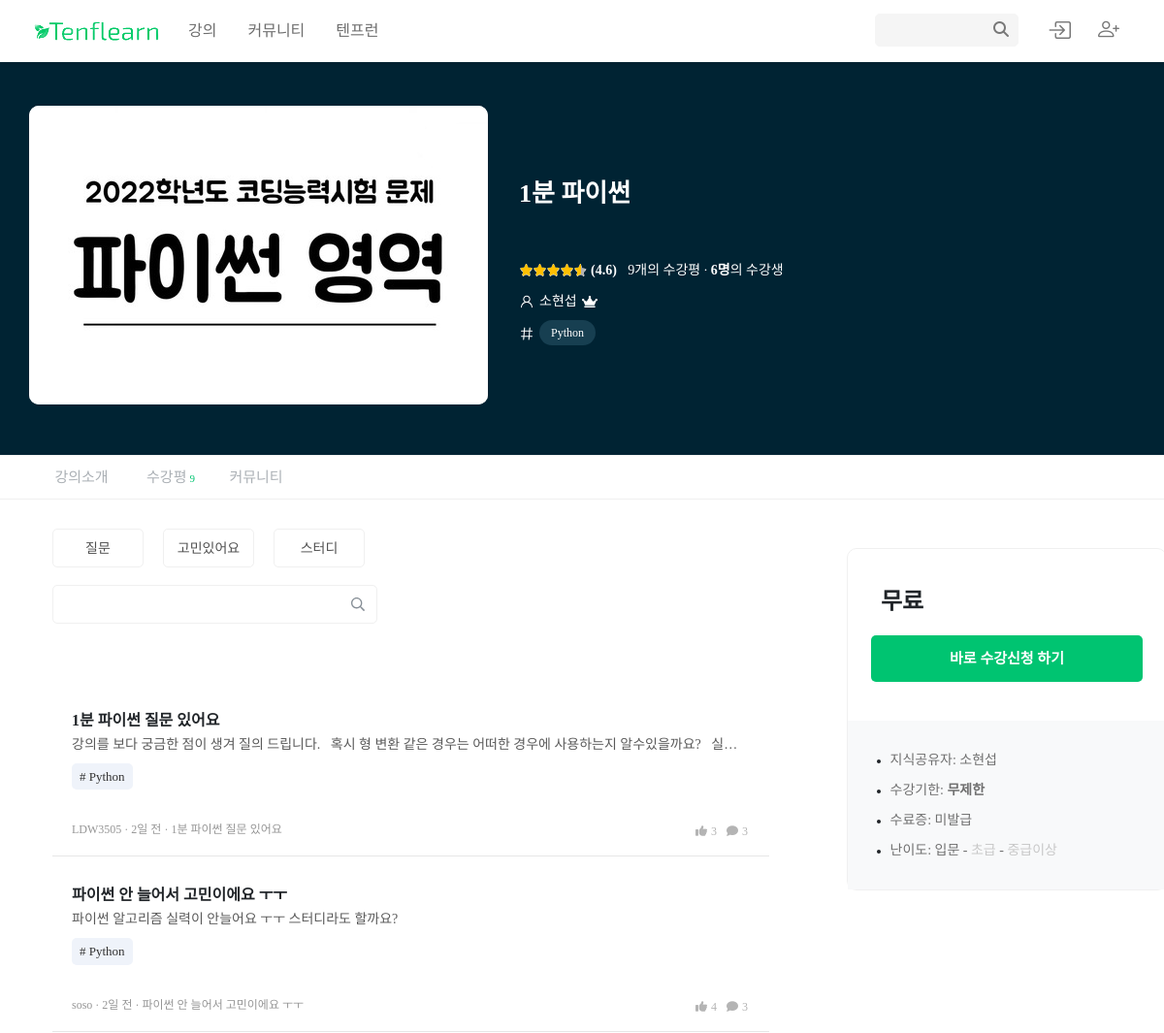
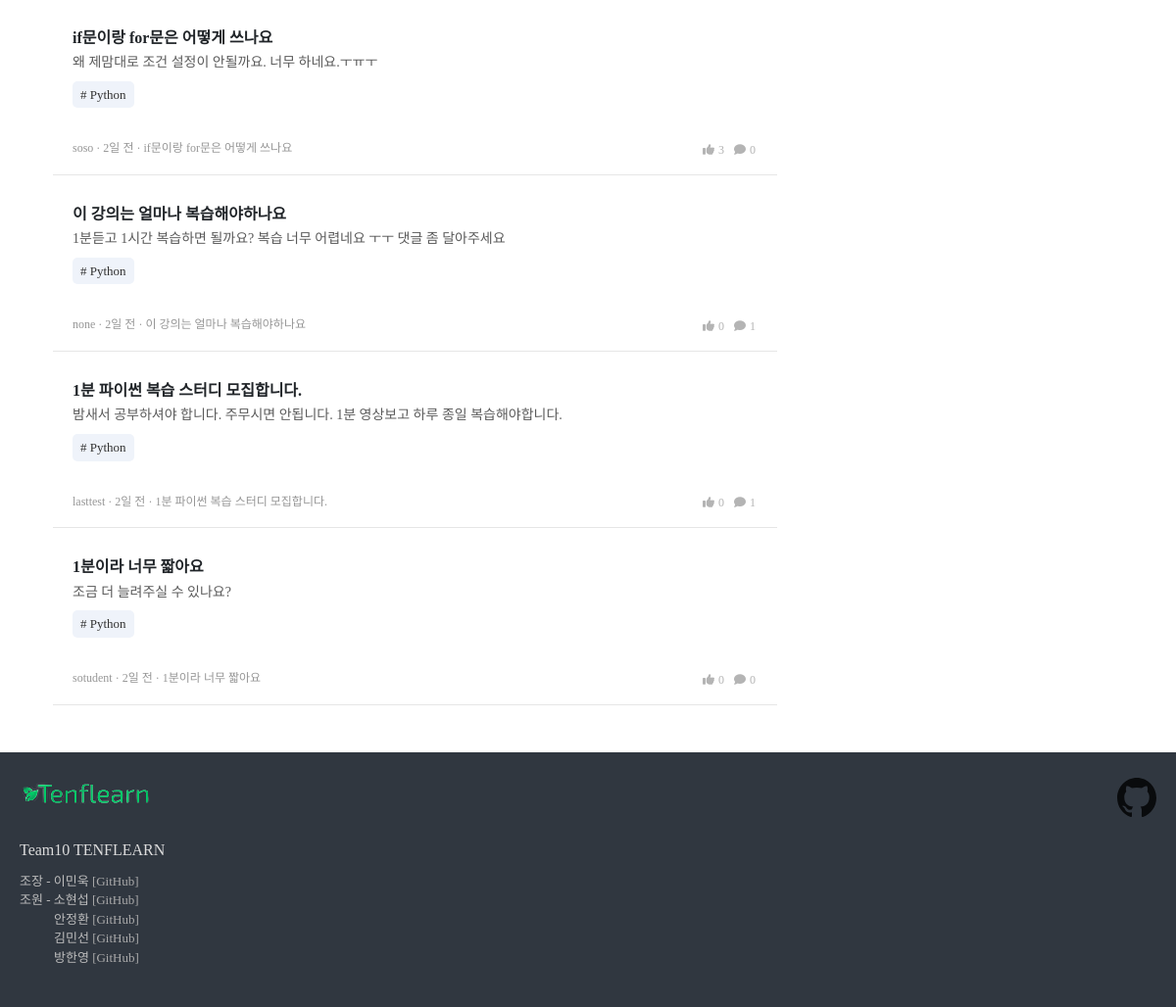
The page /course/1/community/ on the database its author committed (2 pictures, top to bottom).
### courses/models.py (models this page shows, shortened)
class Course(models.Model):
    user = models.ForeignKey(settings.AUTH_USER_MODEL, on_delete=models.CASCADE)
    enrolment_users = models.ManyToManyField(settings.AUTH_USER_MODEL, related_name='enrolment_courses', blank=True)
    cart_users = models.ManyToManyField(settings.AUTH_USER_MODEL, related_name='cart_courses', blank=True)
    category = models.CharField(max_length=100)
    title = models.CharField(max_length=100)
    content = models.TextField()
    star = models.DecimalField(default=0, max_digits=5, decimal_places=1)
    price = models.IntegerField(default=0)
    discount_rate = models.IntegerField(default=0)
    discounted_price = models.IntegerField()
    def course_image_path(instance, filename):
        return f'courses/{instance.user.pk}/{filename}'
    image = ProcessedImageField(
        upload_to=course_image_path,
        processors=[ResizeToFill(473,308)],
        format='JPEG',
        options={'quality' : 100},
        blank=True,
        null=True,
    )
    expired_date = models.DateField()
    level_Choices = (('level1','입문'),('level2','초급'),('level3','중급이상'))
    level = models.CharField(max_length=20, choices=level_Choices)
    certificates = models.BooleanField()
    created_at = models.DateTimeField(auto_now_add=True)
    tags = TaggableManager()
    def expired_unlimited(self):
        if self.expired_date == date(9999,12,31):
            return '무제한'
        else:
            return self.expired_date
    def certificates_kr(self):
        if self.certificates == True:
            return '발급'
        else:
            return '미발급'
    def star_multiple(self):
        return self.star*20

### accounts/models.py (models this page shows, shortened)
class User(AbstractUser):
    followings = models.ManyToManyField('self', symmetrical=False, related_name='followers')
    position_Choices = (('tutor','강사'),('student','학생'))
    position = models.CharField(max_length=20, choices=position_Choices)
    def profile_image_path(instance, filename):
        return f'accounts/{instance.pk}/{filename}'
    image = ProcessedImageField(
        upload_to=profile_image_path,
        processors=[ResizeToFill(300,300)],
        format='JPEG',
        options={'quality' : 100},
        blank=True,
        null=True,
    )

### communities/models.py (models this page shows)
class Comment(models.Model):
    user = models.ForeignKey(settings.AUTH_USER_MODEL, on_delete=models.CASCADE)
    course = models.ForeignKey(Course, on_delete=models.CASCADE, related_name='comments', blank=True, null=True)
    title = models.CharField(max_length=100)
    content = RichTextUploadingField(blank=True,null=True)
    like_users = models.ManyToManyField(settings.AUTH_USER_MODEL, related_name='like_comments')
    unlike_users = models.ManyToManyField(settings.AUTH_USER_MODEL, related_name='unlike_comments')
    views = models.IntegerField(default=0)
    like = models.IntegerField(default=0)
    category_Choices = (('qna','질문 & 답변'),('worry','고민있어요'),('study','스터디'),('etc','기타'))
    category = models.CharField(max_length=20, choices=category_Choices)
    created_at = models.DateTimeField(auto_now_add=True)
    @property
    def created_time(self):
        time = datetime.now(tz=timezone.utc) - self.created_at
        if time < timedelta(minutes=1):
            return '방금 전'
        elif time < timedelta(hours=1):
            return str(int(time.seconds / 60)) + '분 전'
        elif time < timedelta(days=1):
            return str(int(time.seconds / 3600)) + '시간 전'
        elif time < timedelta(days=7):
            time = datetime.now(tz=timezone.utc).date() - self.created_at.date()
            return str(time.days) + '일 전'
        else:
            return self.created_at.strftime('%Y-%m-%d')

### courses/views.py (the view)
# urls.py: path('course/<int:course_pk>/community/', views.comment, name='comment'),
def comment(request, course_pk):
    course = Course.objects.get(pk=course_pk)
    comment_type = request.GET.get("type")
    q = request.GET.get("q")
    course_comments = course.comments.all()
    if comment_type:
        course_comments = course_comments.filter(category=comment_type)
    if q:
        course_comments = course_comments.filter(
            Q(title__icontains=q)
            | Q(content__icontains=q)
            | Q(course__tags__name__icontains=q)
        ).distinct()
    context = {
        "course": course,
        "course_comments": course_comments,
        "comment_type": comment_type,
    }
    return render(request, "courses/course_comment.html", context)

### courses/templates/courses/course_comment.html (shortened to what this page needs)
{% extends 'courses/course_detail.html' %}
{% load static %}
{% block course_detail_content %}
<link rel="stylesheet" type="text/css" href="{% static 'courses/css/course_comment.css' %}">
<section class='mb-5'>
  <div class='course-comment-type'>
    <a class='ms-0 {% if comment_type == "qna" %}comment-green{% endif %}' href="{% url 'courses:comment' course.pk %}?type=qna">질문</a>
    <a {% if comment_type == "worry" %}class='comment-green'{% endif %} href="{% url 'courses:comment' course.pk %}?type=worry">고민있어요</a>
    <a {% if comment_type == "study" %}class='comment-green'{% endif %} href="{% url 'courses:comment' course.pk %}?type=study">스터디</a>
  </div>
  <div class='d-flex'>
    <form class='course-comment-form' action="{% url 'courses:comment' course.pk %}">
        <input name='q' type="search">
        <button type='submit'>
          <img src="{% static 'courses/image/search.svg' %}" alt="search">
        </button>
    </form>
  </div>
  {% if course_comments %}
    {% for comment in course_comments reversed %}
      <a class='comment-list-a' href="{% url 'communities:comment_detail' comment.pk %}">
        <div class='comment-list-div'>
          <h1 class='comment-list-title'>
            {{ comment.title }}
          </h1>
          <h2 class='comment-list-content'>
            {{ comment.content|safe|striptags }}
          </h2>
          <div class='comment-list-tags'>
            {% for tag in course.tags.all %}
              <div class='comment-list-tag'># {{ tag }}</div>
            {% endfor %}
          </div>
          <div class='comment-list-footer'>
            <h4>
              <span>{{ comment.user.username }}</span><span>&nbsp;·&nbsp;</span><span>{{ comment.created_time }}</span><span>&nbsp;·&nbsp;</span><span>{{ comment.title }}</span>
            </h4>
            <div class='comment-list-footer-right'>
              <section class='comment-list-footer-right-section'>
                <div><i class='fas fa-thumbs-up'></i></div>
                <div>{{ comment.like_users.count }}</div>
                <div class='ms-2'><i class='fas fa-comment'></i></div>
                <div>{{ comment.recomments.count }}</div>
              </section>
            </div>
          </div>
        </div>
      </a>
    {% endfor %}
  {% else %}
      <div class='comment-list-else'>
        <div>
          아직 관련 글이 없습니다. 첫 글을 남겨주세요!
        </div>
      </div>
  {% endif %}
</section>
{% endblock course_detail_content %}

### courses/templates/courses/course_detail.html (shortened to what this page needs)
{% extends 'base.html' %}
{% load static %}
{% load humanize %}
{% block content %}
<link rel="stylesheet" type="text/css" href="{% static 'courses/css/course_detail.css' %}">
<div class='course-detail'>
  <div class='detail-banner'>
    <div class='banner-container'>
      <div class='banner-container-left'>
        {% if course.image %}
          <button class='banner-container-left-btn {% if urls %}banner-hover{% endif %}'>
            <img class='w-100' src="{{ course.image.url }}" alt="{{ course.title }}">
          </button>
        {% endif %}
      </div>
      <div class='banner-container-right'>
        <h1 class='banner-container-right-title'>
          {{ course.title }}
        </h1>
        <div class='banner-container-right-star'>
          <div class='banner-section1'>
            <div class='banner-star-box'>
              <div class='banner-star-gray'>
              </div>
              <div class='banner-star-yellow' style='width: {{ course.star_multiple }}%;'>
                <img src="{% static 'courses/image/yellowstars.png' %}" alt="yellowstar">
              </div>
            </div>
            <div class='banner-star-text'>
              <span class='ms-1 me-2'>({{ course.star }})</span>
              <a class='banner-star-text-a' href="{% url 'courses:detail' course.pk %}#reviews">{{ course.reviews.count }}개의 수강평</a> ∙ <span>{{ course.enrolment_users.count }}명</span>의 수강생
            </div>
          </div>
        </div>
        <div class='banner-container-right-user'>
          <div>
            <img src="{% static 'courses/image/user.svg' %}" alt="user">
          </div>
          <div class='right-user-name'>
            {{ course.user.last_name }}{{ course.user.first_name }}
          </div>
          <div>
            <img src="{% static 'courses/image/king.svg' %}" alt="king">
          </div>
        </div>
        <div class='banner-container-tagbox'>
          <div>
            <img src="{% static 'courses/image/tag.svg' %}" alt="tag">
          </div>
          {% for tag in course.tags.all %}
            <a class='banner-container-tag' href="{% url 'courses:courses' %}?category=&tags={{ tag.slug }}">
              {{ tag.name }}
            </a>
          {% endfor %}
        </div>
      </div>
    </div>
  </div>
  <div class='section-header'>
    <div class='section-container d-flex'>
      <a class='section-header-a section-js-top' href="{% url 'courses:detail' course.pk %}#top">
        강의소개
      </a>
      <a class='section-header-a section-js-reviews ps-1' href="{% url 'courses:detail' course.pk %}#reviews">
        수강평<span>{{ course.reviews.count }}</span>
      </a>
      <a class='section-header-a {% if comment_type %}course-detail-black{% endif %}' href="{% url 'courses:comment' course.pk %}?type=qna">
        커뮤니티
      </a>
    </div>
  </div>
  <div class='section-container d-flex'>
    <div class='section-left'>
      <div class='section-left-review'>
        {% block course_detail_content %}{% endblock course_detail_content %}
      </div>
    </div>
    <div class='section-right'>
      <div class='right-sidebar'>
        <div class='right-sidebar-header'>
          <div class='right-sidebar-price'>
            {% if request.user in course.enrolment_users.all %}
              <h2>학습중</h2>
            {% else %}
              <h2>무료</h2>
            {% endif %}
          </div>
          {% if request.user in course.enrolment_users.all %}
            <form class='right-sidebar-enrolment' action="{% url 'courses:video' course_pk=course.pk %}" method="POST">
              {% csrf_token %}
              <button type='submit'>이어 학습하기</button>
            </form>
          {% elif not course.discounted_price %}
            <form class='right-sidebar-enrolment' action="{% url 'courses:enrolment' course_pk=course.pk %}" method="POST">
              <button type='submit'>바로 수강신청 하기</button>
            </form>
          {% endif %}
        </div>
        <div class='right-sidebar-footer'>
          <div>
            <span>
              <img src="{% static 'courses/image/dot.svg' %}" alt="dot">
            </span>
            지식공유자: {{ course.user.last_name }}{{ course.user.first_name }}
          </div>
          <div>
            <span>
              <img src="{% static 'courses/image/dot.svg' %}" alt="dot">
            </span>
            수강기한: <strong>{{ course.expired_unlimited }}</strong>
          </div>
          <div>
            <span>
              <img src="{% static 'courses/image/dot.svg' %}" alt="dot">
            </span>
            수료증: {{ course.certificates_kr }}
          </div>
          <div class='right-sidebar-footer-level'>
            <span>
              <img src="{% static 'courses/image/dot.svg' %}" alt="dot">
            </span>
            난이도: <span {% if course.level == 'level1' %}style='color: rgb(112 112 112);'{% endif %}>입문</span> - <span >초급</span> - <span >중급이상</span>
          </div>
        </div>
      </div>
    </div>
  </div>
</div>
{% endblock content %}

### static/courses/css/course_detail.css (style rules this page uses)
.detail-banner { width: 100%; height: 405px; padding: 40px 0; background-color: rgb(0 35 51); }
.banner-container { max-width: 1200px; padding: 0 30px; margin: auto; display: flex; }
.banner-container-left { position: relative; width: 473px; padding: 5px 0; border-radius: 10px; }
.banner-container-left img { border-radius: 10px; }
.banner-container-right { padding-left: 32px; padding-top: 80px; }
.banner-container-right-title { color: white; font-size: 26px; font-weight: bold; margin-bottom: 50px; }
.banner-star-box { position: relative; width: 70px; }
.banner-star-box img { width: 70px; }
.banner-star-yellow { position: absolute; bottom: 0; left: 0; overflow: hidden; }
.banner-section1 { display: flex; align-items: end; }
.banner-star-text { color: white; font-size: 14px; }
.banner-star-text-a { color: white; font-size: 14px; text-decoration: none; }
.banner-star-text span { font-weight: bold; }
.banner-container-right-user { display: flex; align-items: end; color: white; font-size: 14px; margin: 10px 0; }
.right-user-name { line-height: 18px; margin: 0 5px; }
.banner-container-tagbox { display: flex; max-width: 560px; flex-wrap: wrap; }
.banner-container-tag { display: block; padding: 4px 12px; margin: 0 5px; margin-bottom: 5px; color: white; font-size: 12px; border-radius: 100px; text-decoration: none; background-color: rgb(23 63 81); }
.section-container { max-width: 1200px; padding: 0 54px; margin: auto; }
.section-header { position: sticky; top: 64px; background-color: white; height: 46px; border-bottom: 1px solid rgb(240 240 240); border-top: 0.5px solid rgb(240 240 240); z-index: 50; }
.section-header-a { display: block; width: 60px; height: 44px; margin-bottom: 2px; line-height: 45px; margin-right: 30px; font-size: 15px; color: rgb(171 176 181); text-decoration: none; text-align: center; }
.section-header-a span { margin-left: 3px; font-size: 11px; color: rgb(0 196 113); }
.section-left { max-width: 739px; width: 739px; }
.section-left-review { padding-top: 20px; }
.right-sidebar { width: 330px; border: 1px solid rgb(240 240 240); border-radius: 10px; margin-left: 80px; margin-top: 50px; position: sticky; top: 130px; }
.right-sidebar-header { padding: 40px 24px; }
.right-sidebar-price { display: flex; }
.right-sidebar-price h2 { font-size: 24px; font-weight: bold; margin: 0 10px; }
.right-sidebar-enrolment { margin-top: 20px; }
.right-sidebar-enrolment button { width: 100%; height: 48px; background-color: rgb(0 196 113); border: 0; border-radius: 5px; color: white; font-size: 15px; font-weight: bold; }
.right-sidebar-footer { padding: 20px 24px; background-color: rgb(248 249 250); }
.right-sidebar-footer div { font-size: 14px; color: rgb(112 112 112); margin: 10px 0; }
.right-sidebar-footer-level span { color: rgb(200 200 200); }
.banner-container-left-btn { width: 100%; border-radius: 10px; padding: 0; border: 0; }

### rows shown on the page
Course: image (picture), title "1분 파이썬", star "4.6", reviews.count "9", enrolment_users.count "6", user.last_name "소", user.first_name "현섭", expired_unlimited "무제한", certificates_kr "미발급"
Tag: name "Python"
Comment: title "1분 파이썬 질문 있어요", content "강의를 보다 궁금한 점이 생겨 질의 드립니다. 혹시 형 변환 같은 경우는 어떠한 경우에 사용하는지 알수있을까요? 실…", user.username "LDW3505", created_time "2일 전", like_users.count "3", recomments.count "3"
Comment: title "파이썬 안 늘어서 고민이에요 ㅜㅜ", content "파이썬 알고리즘 실력이 안늘어요 ㅜㅜ 스터디라도 할까요?", user.username "soso", created_time "2일 전", like_users.count "4", recomments.count "3"
Comment: title "if문이랑 for문은 어떻게 쓰나요", content "왜 제맘대로 조건 설정이 안될까요. 너무 하네요.ㅜㅠㅜ", user.username "soso", created_time "2일 전", like_users.count "3", recomments.count "0"
Comment: title "이 강의는 얼마나 복습해야하나요", content "1분듣고 1시간 복습하면 될까요? 복습 너무 어렵네요 ㅜㅜ 댓글 좀 달아주세요", user.username "none", created_time "2일 전", like_users.count "0", recomments.count "1"
Comment: title "1분 파이썬 복습 스터디 모집합니다.", content "밤새서 공부하셔야 합니다. 주무시면 안됩니다. 1분 영상보고 하루 종일 복습해야합니다.", user.username "lasttest", created_time "2일 전", like_users.count "0", recomments.count "1"
Comment: title "1분이라 너무 짧아요", content "조금 더 늘려주실 수 있나요?", user.username "sotudent", created_time "2일 전", like_users.count "0", recomments.count "0"
